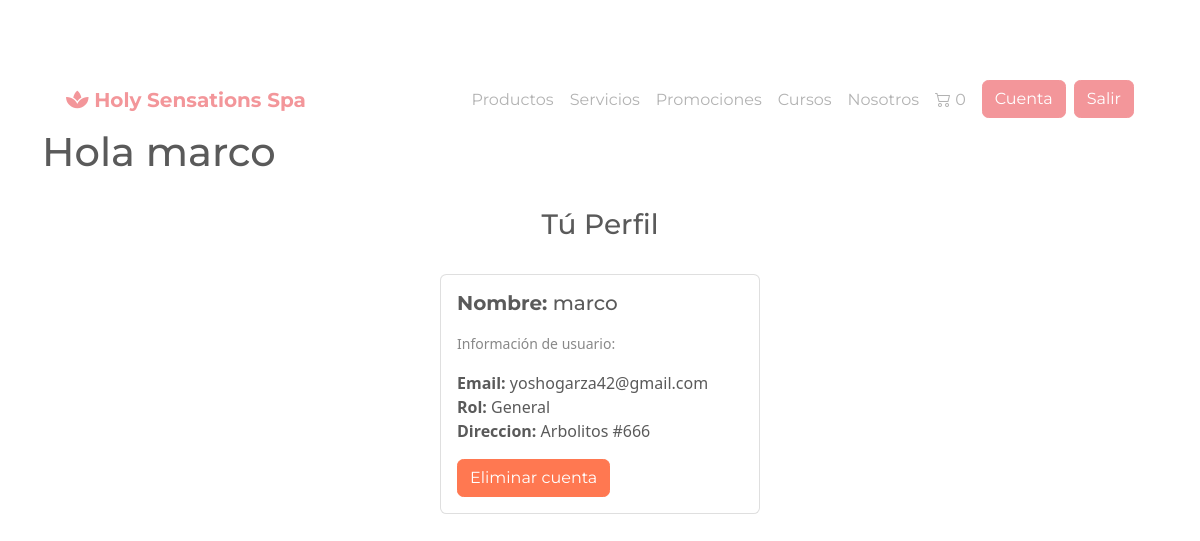
The app's page /cuenta.php (signed in) with its own data.
### tables this page shows
CREATE TABLE `usuarios` (
  `idUsuario` int(11) NOT NULL,
  `Nombre` varchar(50) NOT NULL,
  `Pwd` varchar(50) NOT NULL,
  `rePwd` varchar(50) NOT NULL,
  `Email` varchar(50) NOT NULL,
  `Direccion` varchar(200) NOT NULL,
  `idRol` int(11) NOT NULL
);

CREATE TABLE `roles` (
  `idRol` int(11) NOT NULL,
  `Nombre` varchar(50) NOT NULL
);

### funciones.php (the view, shortened to what this page needs)
<?php
function conectaBD()
{
    return mysqli_connect("localhost", "root", "", "spa");
}
function recuperaCantidad($c)
{
    $total = 0;
    $qry = "select Cantidad from carrito where idUsuario=" . $_SESSION['idU'];
    $rs = mysqli_query($c, $qry);
    return $total;
}
?>
<?php
function navbarAth()
{
?>
    <nav class="navbar navbar-expand-md navbar-light">
        <div class="container-xxl">
            <a href="index.php" class="navbar-brand">
                <span class="fw-bold text-secondary">
                    <i class="fas fa-spa"></i>
                    Holy Sensations Spa
                </span>
            </a>
            <div class="collapse navbar-collapse justify-content-end align-center" id="main-nav">
                <ul class="navbar-nav">
                    <li class="nav-item">
                        <a href="productos.php" class="nav-link">Productos</a>
                    </li>
                    <li class="nav-item">
                        <a href="servicios.php" class="nav-link">Servicios</a>
                    </li>
                    <li class="nav-item">
                        <a href="promociones.php" class="nav-link">Promociones</a>
                    </li>
                    <li class="nav-item">
                        <a href="cursos.php" class="nav-link">Cursos</a>
                    </li>
                    <li class="nav-item">
                        <a href="nosotros.php" class="nav-link">Nosotros</a>
                    </li>
                    <li class="nav-item d-md">
                        <?php
                        $conn = conectaBD();
                        $itemsCarrito = recuperaCantidad($conn);
                        ?>
                        <a href="verCarrito.php" class="nav-link"><i class="bi bi-cart2"></i> <?php echo $itemsCarrito; ?> </a>
                    </li>
                    <li class="nav-item ms-2 d-none d-md-inline">
                        <a href="cuenta.php" class="btn btn-secondary">Cuenta</a>
                    </li>
                    <li class="nav-item ms-2 d-none d-md-inline">
                        <a href="logout.php" class="btn btn-secondary">Salir</a>
                    </li>
                </ul>
            </div>
        </div>
    </nav>
<?php
}
?>
<?php
function despliegaDatos($dUsr)
{
?>
    <div class="container-fluid">
        <br>
        <h3 class="h3 mx-auto" style="text-align:center">Tú Perfil</h3>
        <br>
        <div class="card mb-4 mx-auto" style="max-width: 320px;">
            <div class="col">
                <div class="card-body">
                    <h5 class="card-title"><b>Nombre:</b> <?php echo $_SESSION['nombre'] ?></h5>
                    <p class="card-text">
                    <p class="card-text"><small class="text-muted">Información de usuario:</small></p>
                    <b>Email: </b> <?php echo $dUsr->Email ?><br>
                    <b>Rol: </b> <?php echo $dUsr->NombreRol ?><br>
                    <b>Direccion: </b> <?php echo $dUsr->Direccion ?><br>
                    </p>
                    <a name="" id="" class="btn btn-danger" href="eliminarCuenta.php" role="button">Eliminar cuenta</a>
                </div>
            </div>
        </div>
    </div>
<?php
}
?>

### css/carousel.css (style rules this page uses)
body { padding-top: 3rem; padding-bottom: 3rem; color: #5a5a5a; }

### records on screen
usuarios: Email "yoshogarza42@gmail.com", idRol.Nombre "General", Direccion "Arbolitos #666"

### other values on screen
$itemsCarrito "0"
$_SESSION['nombre'] "marco"
